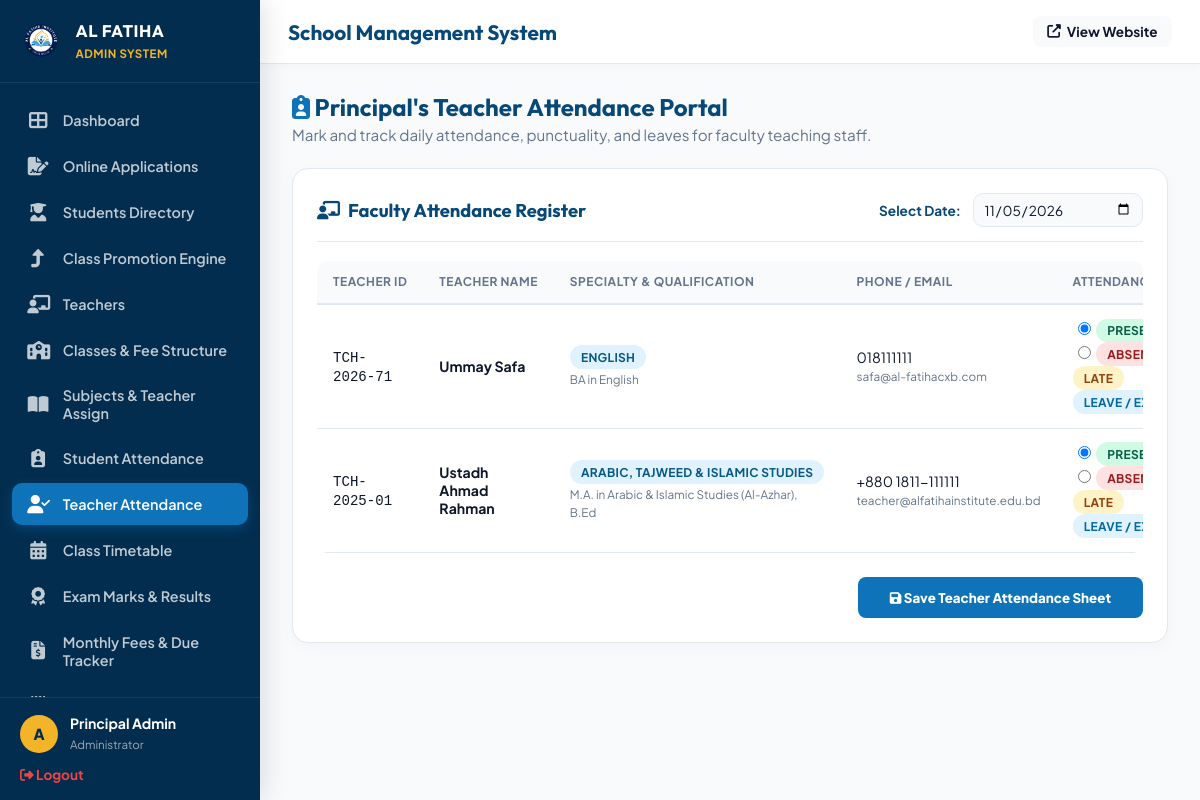
Screenshot of /admin/teacher_attendance.php (signed in) with the database file from the repository.
### tables this page shows
CREATE TABLE `teachers` (
  `id` int(11) NOT NULL AUTO_INCREMENT,
  `user_id` int(11) DEFAULT NULL,
  `teacher_code` varchar(20) NOT NULL,
  `full_name` varchar(100) NOT NULL,
  `qualification` varchar(150) NOT NULL,
  `specialty` varchar(100) NOT NULL,
  `email` varchar(100) NOT NULL,
  `phone` varchar(20) NOT NULL,
  `joining_date` date DEFAULT NULL,
  PRIMARY KEY (`id`),
  UNIQUE KEY `teacher_code` (`teacher_code`),
  KEY `user_id` (`user_id`),
  CONSTRAINT `teachers_ibfk_1` FOREIGN KEY (`user_id`) REFERENCES `users` (`id`) ON DELETE SET NULL
);

### includes/functions.php (called while the page is built, shortened)
<?php
function sanitize($data) {
    return htmlspecialchars(trim($data), ENT_QUOTES, 'UTF-8');
}

### admin/teacher_attendance.php (the view, shortened to what this page needs)
<?php
require_once __DIR__ . '/layout.php';
$db = get_db_connection();
$selected_date = sanitize($_POST['attendance_date'] ?? $_GET['attendance_date'] ?? date('Y-m-d'));
$teachers = $db->query("SELECT * FROM teachers ORDER BY full_name ASC")->fetchAll();
$existingAtt = [];
?>
<div style="display: flex; justify-content: space-between; align-items: center; margin-bottom: 1.5rem; flex-wrap: wrap; gap: 1rem;">
  <div>
    <h2 style="font-family: 'Outfit', sans-serif; color: var(--admin-primary-dark); margin: 0;">
      <i class="fas fa-clipboard-user" style="color: var(--admin-primary);"></i> Principal's Teacher Attendance Portal
    </h2>
    <p style="color: var(--admin-text-muted); margin: 0.2rem 0 0 0; font-size: 0.95rem;">
      Mark and track daily attendance, punctuality, and leaves for faculty teaching staff.
    </p>
  </div>
</div>
<div class="card-box">
  <div class="card-header" style="display: flex; justify-content: space-between; align-items: center; flex-wrap: wrap; gap: 1rem;">
    <h3 class="card-title"><i class="fas fa-chalkboard-teacher"></i> Faculty Attendance Register</h3>
    <form method="GET" style="display: flex; gap: 0.75rem; align-items: center;">
      <label style="font-size: 0.85rem; font-weight: 700; color: var(--admin-primary-dark);">Select Date:</label>
      <input type="date" name="attendance_date" value="<?= $selected_date ?>" class="form-control" style="width: 170px; padding: 0.4rem 0.6rem; font-size: 0.85rem;" onchange="this.form.submit()">
    </form>
  </div>
  <form method="POST">
    <div class="table-responsive">
      <table class="data-table">
        <thead>
          <tr>
            <th>Teacher ID</th>
            <th>Teacher Name</th>
            <th>Specialty & Qualification</th>
            <th>Phone / Email</th>
            <th>Attendance Status</th>
          </tr>
        </thead>
        <tbody>
          <?php if (!empty($teachers)): ?>
            <?php foreach ($teachers as $t): ?>
              <?php
                $curr_status = $existingAtt[$t['id']]['status'] ?? 'Present';
              ?>
              <tr>
                <td><code><?= htmlspecialchars($t['teacher_code']) ?></code></td>
                <td>
                  <strong><?= htmlspecialchars($t['full_name']) ?></strong>
                </td>
                <td>
                  <span class="badge badge-info"><?= htmlspecialchars($t['specialty']) ?></span>
                  <br><small style="color: var(--admin-text-muted);"><?= htmlspecialchars($t['qualification']) ?></small>
                </td>
                <td>
                  <?= htmlspecialchars($t['phone']) ?>
                  <br><small style="color: var(--admin-text-muted);"><?= htmlspecialchars($t['email']) ?></small>
                </td>
                <td>
                  <label style="margin-right: 0.8rem; cursor: pointer;">
                    <input type="radio" name="status[<?= $t['id'] ?>]" value="Present" <?= ($curr_status == 'Present') ? 'checked' : '' ?>>
                    <span class="badge badge-success">Present</span>
                  </label>
                  <label style="margin-right: 0.8rem; cursor: pointer;">
                    <input type="radio" name="status[<?= $t['id'] ?>]" value="Absent" <?= ($curr_status == 'Absent') ? 'checked' : '' ?>>
                    <span class="badge badge-danger">Absent</span>
                  </label>
                  <label style="margin-right: 0.8rem; cursor: pointer;">
                    <span class="badge badge-warning">Late</span>
                  </label>
                  <label style="cursor: pointer;">
                    <span class="badge" style="background: #e0f2fe; color: #0369a1;">Leave / Excused</span>
                  </label>
                </td>
              </tr>
            <?php endforeach; ?>
          <?php else: ?>
            <tr><td colspan="6" style="text-align: center;">No teachers registered in system yet.</td></tr>
          <?php endif; ?>
        </tbody>
      </table>
    </div>
    <?php if (!empty($teachers)): ?>
      <div style="text-align: right; margin-top: 1.5rem;">
        <button type="submit" name="save_teacher_attendance" class="btn" style="background: var(--admin-primary); color: #ffffff; padding: 0.75rem 2rem; border-radius: 8px; border: none; font-weight: 800; cursor: pointer;">
          <i class="fas fa-save"></i> Save Teacher Attendance Sheet
        </button>
      </div>
    <?php endif; ?>
  </form>
</div>
<?php require_once __DIR__ . '/layout_footer.php'; ?>

### assets/css/admin.css (style rules this page uses)
:root { --admin-primary: #0e73b9; --admin-primary-dark: #064878; --admin-deep-navy: #032d4e; --admin-gold: #f3b527; --admin-gold-dark: #cd8707; --admin-bg: #f8fafc; --admin-card: #ffffff; --admin-border: #e2e8f0; --admin-text: #0f172a; --admin-text-muted: #64748b; --sidebar-width: 260px; --header-height: 64px; }
*, *::before, *::after { box-sizing: border-box; }
html, body { margin: 0; padding: 0; width: 100%; overflow-x: hidden; }
body.dashboard-body { font-family: 'Plus Jakarta Sans', sans-serif; background-color: var(--admin-bg); color: var(--admin-text); min-height: 100vh; display: flex; position: relative; -webkit-font-smoothing: antialiased; }
.form-control { width: 100%; padding: 0.75rem 1rem; font-size: 0.95rem; border: 1.5px solid var(--admin-border); border-radius: 10px; background: #f8fafc; transition: all 0.2s ease; font-family: inherit; color: var(--admin-text); }
.card-box { background: #ffffff; border-radius: 16px; border: 1px solid var(--admin-border); box-shadow: 0 4px 15px rgba(0, 0, 0, 0.03); padding: 1.5rem; margin-bottom: 1.75rem; box-sizing: border-box; min-width: 0; max-width: 100%; overflow: hidden; }
.card-header { display: flex; justify-content: space-between; align-items: center; margin-bottom: 1.2rem; padding-bottom: 0.85rem; border-bottom: 1px solid var(--admin-border); gap: 0.75rem; flex-wrap: wrap; }
.card-title { font-family: 'Outfit', sans-serif; font-size: 1.15rem; font-weight: 700; color: var(--admin-primary-dark); margin: 0; display: flex; align-items: center; gap: 8px; }
.table-responsive { width: 100%; max-width: 100%; min-width: 0; display: block; overflow-x: auto; -webkit-overflow-scrolling: touch; border-radius: 10px; margin: 0.4rem 0; }
.data-table { width: 100%; border-collapse: collapse; text-align: left; font-size: 0.88rem; }
.data-table th { background: #f8fafc; color: var(--admin-text-muted); font-weight: 700; padding: 0.85rem 1rem; border-bottom: 2px solid var(--admin-border); text-transform: uppercase; font-size: 0.75rem; letter-spacing: 0.5px; white-space: nowrap; }
.data-table td { padding: 0.85rem 1rem; border-bottom: 1px solid var(--admin-border); vertical-align: middle; }
.badge { display: inline-block; padding: 0.28rem 0.7rem; border-radius: 50px; font-size: 0.75rem; font-weight: 700; text-transform: uppercase; letter-spacing: 0.3px; white-space: nowrap; }
.badge-success { background: #d1fae5; color: #065f46; }
.badge-warning { background: #fef3c7; color: #92400e; }
.badge-danger { background: #fee2e2; color: #991b1b; }
.badge-info { background: #e0f2fe; color: #075985; }
.btn { cursor: pointer; border-radius: 8px; transition: all 0.2s ease; font-family: inherit; }

### rows the page displays
teachers: teacher_code "TCH-2026-71", full_name "Ummay Safa", specialty "ENGLISH", qualification "BA in English", phone "018111111", email "safa@al-fatihacxb.com", id "☑ PRESENT", id "☐ ABSENT"
teachers: teacher_code "TCH-2025-01", full_name "Ustadh Ahmad Rahman", specialty "ARABIC, TAJWEED & ISLAMIC STUDIES", qualification "M.A. in Arabic & Islamic Studies (Al-Azhar), B.Ed", phone "+880 1811-111111", email "teacher@alfatihainstitute.edu.bd", id "☑ PRESENT", id "☐ ABSENT"

### other values shown
$user_name "Principal Admin"
